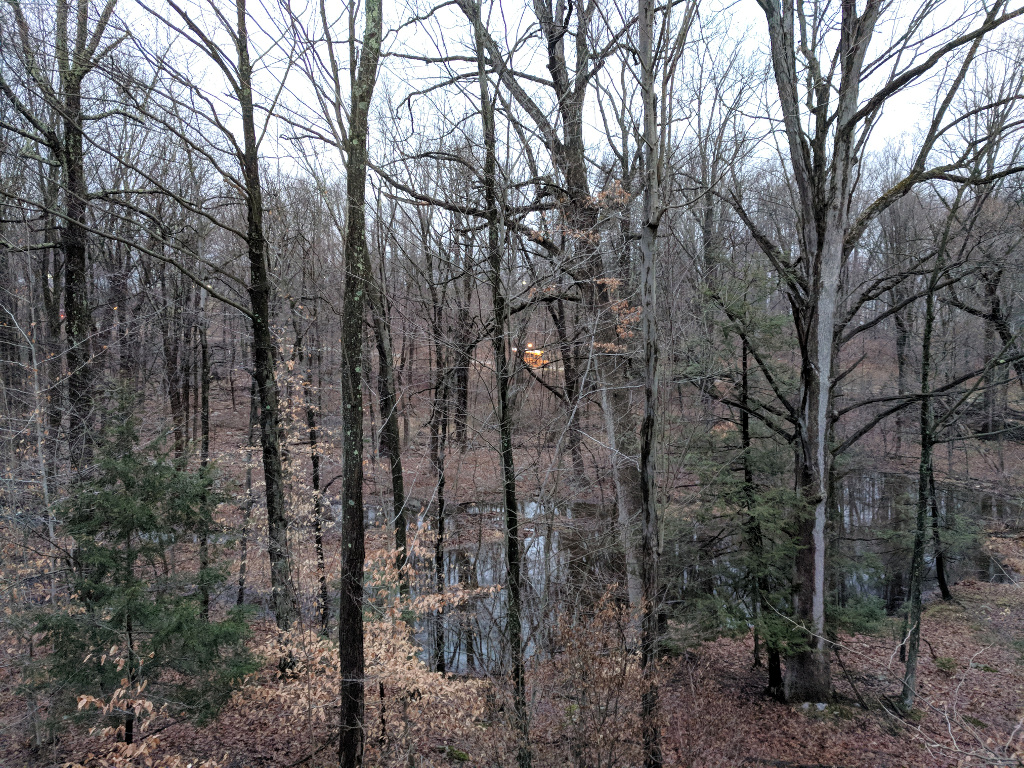
#> input picture samples/bus.jpg, 1024 x 768 px, given in place of the camera
$ python busfinder_color_model_pc.py
#> lines starting #> are read from the running program, lines starting #| are printed output that depends on the picture; after the words box and inside, x2 and y2 are one past the last pixel; in counts of white or black regions, pixels touching at a corner belong together
# USAGE
# python fps_demo.py
# python fps_demo.py --display 1

# import the necessary packages
from __future__ import print_function
from imutils.video import WebcamVideoStream
from imutils.video import FPS
from matplotlib import pyplot as plt
import numpy as np
import argparse
import imutils
import cv2

# construct the argument parse and parse the arguments
ap = argparse.ArgumentParser()
ap.add_argument("-n", "--num-frames", type=int, default=100,
	help="# of frames to loop over for FPS test")
ap.add_argument("-d", "--display", type=int, default=-1,
	help="Whether or not frames should be displayed")
args = vars(ap.parse_args())


# define the list of boundaries BGR
boundaries = [
#	([0,0,0], [100,255,255])
#   ([0,100,200], [10,150,252])
([0,0,0], [80,215,255])
]


# created a *threaded *video stream, allow the camera senor to warmup,
# and start the FPS counter
print("[INFO] sampling THREADED frames from webcam...")
vs = WebcamVideoStream(src=0).start()
fps = FPS().start()

# loop over some frames...this time using the threaded stream
while True:
	# grab the frame from the threaded video stream and resize it
	# to have a maximum width of 400 pixels
	frame = vs.read()
#> frame is the input picture: shape (768, 1024, 3); mean B, G, R 105.3, 104.4, 105.6
	frame = imutils.resize(frame, width=400)
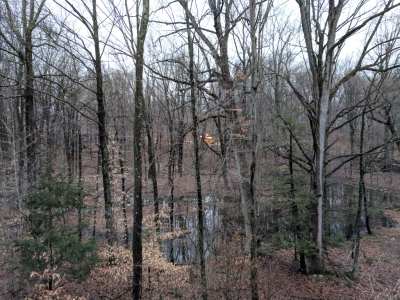
#> frame: shape (300, 400, 3); mean B, G, R 105.3, 104.4, 105.6

	# loop over the boundaries
	for (lower, upper) in boundaries:
		# create NumPy arrays from the boundaries
		lower = np.array(lower, dtype = "uint8")
		upper = np.array(upper, dtype = "uint8")

		# find the colors within the specified boundaries and apply
		# the mask
		mask = cv2.inRange(frame, lower, upper)
		output = cv2.bitwise_and(frame, frame, mask = mask)

		#img = cv2.imread('home.jpg')
		color = ('b','g','r')
		for i,col in enumerate(color):
			histr = cv2.calcHist([frame],[i],None,[256],[0,256])
			plt.plot(histr,color = col)
			plt.xlim([0,256])
		plt.show()
#> this loop made 1 pass
#> pass 1, `mask = cv2.inRange(frame, lower, upper)`:
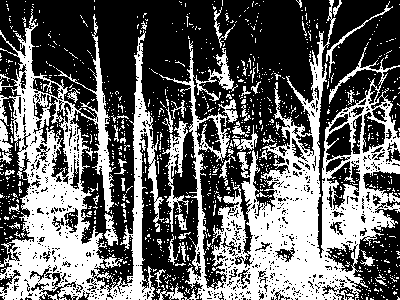
#> mask: shape (300, 400); 39.6% white; 1130 white regions (1079 under 20 px), largest, box (x1, y1, x2, y2) and area: (156, 0, 400, 300) 22322, (0, 9, 164, 300) 17506, (162, 121, 189, 232) 810
#> pass 1, `output = cv2.bitwise_and(frame, frame, mask = mask)`:
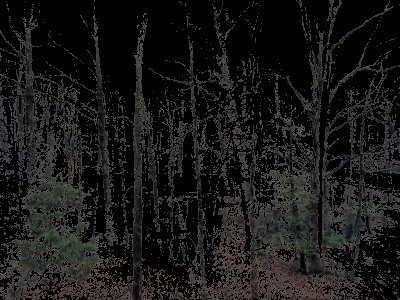
#> output: shape (300, 400, 3); mean B, G, R 22.4, 23.3, 23.8
#> pass 1, `plt.show()`:
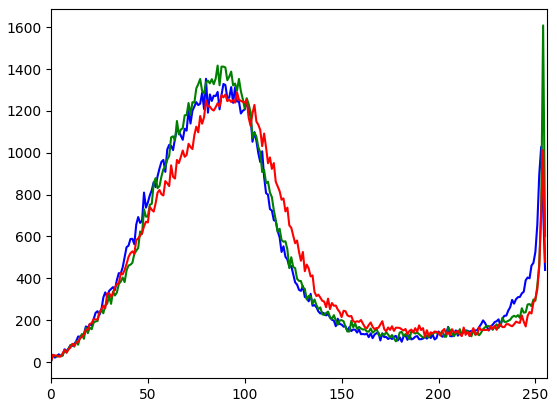
#> figure drawn by matplotlib, 1 panel; curve peaks at x = 80, y = 1354; curve peaks at x = 254, y = 1609; curve peaks at x = 96, y = 1289


		# show the images
		# cv2.imshow("Frame", np.hstack([image, output]))


	# check to see if the frame should be displayed to our screen
	if args["display"] > 0:
		# cv2.imshow("Frame", output)
		cv2.imshow("Frame", np.hstack([frame, output]))
		key = cv2.waitKey(1) & 0xFF

	# if the `q` key was pressed, break from the loop
#> (the run stopped early here; a loop or call above may not have finished)

$ run again, on samples/example_03.jpg
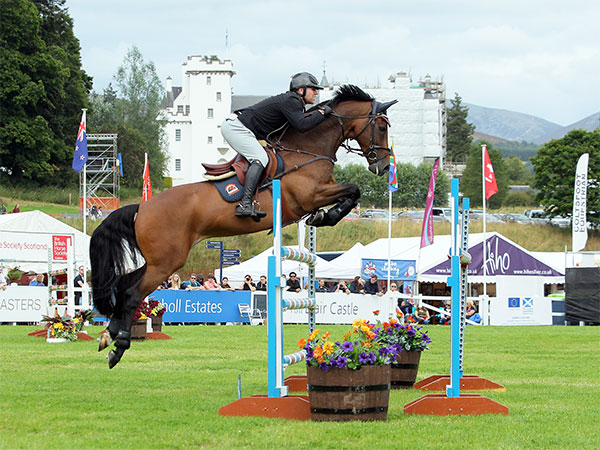
#> input picture samples/example_03.jpg, 600 x 450 px, given in place of the camera
#> frame is the input picture: shape (450, 600, 3); mean B, G, R 134.4, 159.9, 149.4
#> frame: shape (300, 400, 3)
#> the loop `for (lower, upper) in boundaries:` made 1 pass
#> pass 1, `mask = cv2.inRange(frame, lower, upper)`:
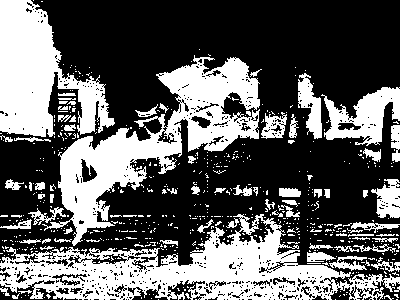
#> mask: shape (300, 400); 37.5% white; 585 white regions (509 under 20 px), largest, box (x1, y1, x2, y2) and area: (0, 214, 400, 300) 14049, (42, 55, 260, 246) 12105, (0, 0, 115, 137) 8420
#> pass 1, `plt.show()`:
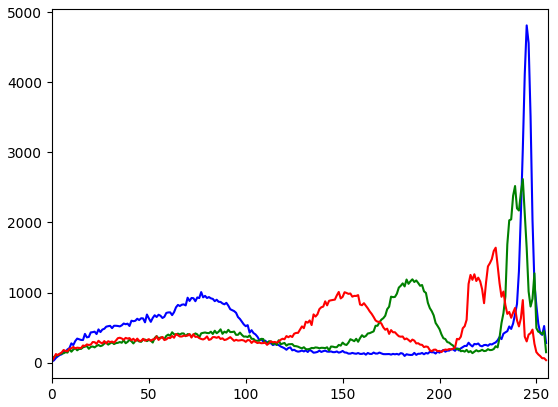
#> figure drawn by matplotlib, 1 panel; curve peaks at x = 245, y = 4809; curve peaks at x = 243, y = 2618; curve peaks at x = 229, y = 1640
